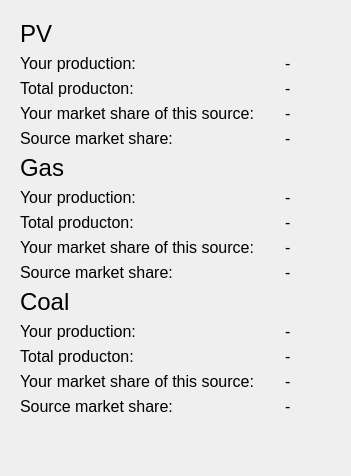
                    <widget class="QWidget" name="tab_sources">
                     <attribute name="title">
                      <string>Sources</string>
                     </attribute>
                     <layout class="QVBoxLayout" name="verticalLayout_34">
                      <item>
                       <layout class="QHBoxLayout" name="info_round_results_horizontalLayout_sources">
                        <item>
                         <widget class="QFrame" name="frame">
                          <property name="minimumSize">
                           <size>
                            <width>50</width>
                            <height>50</height>
                           </size>
                          </property>
                          <property name="frameShape">
                           <enum>QFrame::NoFrame</enum>
                          </property>
                          <property name="frameShadow">
                           <enum>QFrame::Raised</enum>
                          </property>
                          <layout class="QVBoxLayout" name="verticalLayout_35">
                           <item>
                            <widget class="QLabel" name="label_40">
                             <property name="font">
                              <font>
                               <pointsize>18</pointsize>
                              </font>
                             </property>
                             <property name="text">
                              <string>PV</string>
                             </property>
                            </widget>
                           </item>
                           <item>
                            <layout class="QGridLayout" name="gridLayout_4">
                             <property name="horizontalSpacing">
                              <number>30</number>
                             </property>
                             <item row="1" column="0">
                              <widget class="QLabel" name="label_69">
                               <property name="font">
                                <font>
                                 <pointsize>12</pointsize>
                                </font>
                               </property>
                               <property name="text">
                                <string>Total producton:</string>
                               </property>
                              </widget>
                             </item>
                             <item row="1" column="1">
                              <widget class="QLabel" name="info_sources_label_total_production_pv">
                               <property name="font">
                                <font>
                                 <pointsize>12</pointsize>
                                </font>
                               </property>
                               <property name="text">
                                <string>-</string>
                               </property>
                              </widget>
                             </item>
                             <item row="2" column="0">
                              <widget class="QLabel" name="label_75">
                               <property name="font">
                                <font>
                                 <pointsize>12</pointsize>
                                </font>
                               </property>
                               <property name="text">
                                <string>Your market share of this source:</string>
                               </property>
                              </widget>
                             </item>
                             <item row="3" column="0">
                              <widget class="QLabel" name="label_76">
                               <property name="font">
                                <font>
                                 <pointsize>12</pointsize>
                                </font>
                               </property>
                               <property name="text">
                                <string>Source market share:</string>
                               </property>
                              </widget>
                             </item>
                             <item row="2" column="1">
                              <widget class="QLabel" name="info_sources_label_your_market_share_pv">
                               <property name="font">
                                <font>
                                 <pointsize>12</pointsize>
                                </font>
                               </property>
                               <property name="text">
                                <string>-</string>
                               </property>
                              </widget>
                             </item>
                             <item row="0" column="1">
                              <widget class="QLabel" name="info_sources_label_your_production_pv">
                               <property name="font">
                                <font>
                                 <pointsize>12</pointsize>
                                </font>
                               </property>
                               <property name="text">
                                <string>-</string>
                               </property>
                              </widget>
                             </item>
                             <item row="0" column="0">
                              <widget class="QLabel" name="label_61">
                               <property name="font">
                                <font>
                                 <pointsize>12</pointsize>
                                </font>
                               </property>
                               <property name="text">
                                <string>Your production:</string>
                               </property>
                              </widget>
                             </item>
                             <item row="3" column="1">
                              <widget class="QLabel" name="info_sources_label_source_market_share_pv">
                               <property name="font">
                                <font>
                                 <pointsize>12</pointsize>
                                </font>
                               </property>
                               <property name="text">
                                <string>-</string>
                               </property>
                              </widget>
                             </item>
                            </layout>
                           </item>
                           <item>
                            <widget class="QLabel" name="label_93">
                             <property name="font">
                              <font>
                               <pointsize>18</pointsize>
                              </font>
                             </property>
                             <property name="text">
                              <string>Gas</string>
                             </property>
                            </widget>
                           </item>
                           <item>
                            <layout class="QGridLayout" name="gridLayout_7">
                             <property name="horizontalSpacing">
                              <number>30</number>
                             </property>
                             <item row="1" column="0">
                              <widget class="QLabel" name="label_102">
                               <property name="font">
                                <font>
                                 <pointsize>12</pointsize>
                                </font>
                               </property>
                               <property name="text">
                                <string>Total producton:</string>
                               </property>
                              </widget>
                             </item>
                             <item row="1" column="1">
                              <widget class="QLabel" name="info_sources_label_total_production_gas">
                               <property name="font">
                                <font>
                                 <pointsize>12</pointsize>
                                </font>
                               </property>
                               <property name="text">
                                <string>-</string>
                               </property>
                              </widget>
                             </item>
                             <item row="2" column="0">
                              <widget class="QLabel" name="label_104">
                               <property name="font">
                                <font>
                                 <pointsize>12</pointsize>
                                </font>
                               </property>
                               <property name="text">
                                <string>Your market share of this source:</string>
                               </property>
                              </widget>
                             </item>
                             <item row="3" column="0">
                              <widget class="QLabel" name="label_105">
                               <property name="font">
                                <font>
                                 <pointsize>12</pointsize>
                                </font>
                               </property>
                               <property name="text">
                                <string>Source market share:</string>
                               </property>
                              </widget>
                             </item>
                             <item row="2" column="1">
                              <widget class="QLabel" name="info_sources_label_your_market_share_gas">
                               <property name="font">
                                <font>
                                 <pointsize>12</pointsize>
                                </font>
                               </property>
                               <property name="text">
                                <string>-</string>
                               </property>
                              </widget>
                             </item>
                             <item row="0" column="1">
                              <widget class="QLabel" name="info_sources_label_your_production_gas">
                               <property name="font">
                                <font>
                                 <pointsize>12</pointsize>
                                </font>
                               </property>
                               <property name="text">
                                <string>-</string>
                               </property>
                              </widget>
                             </item>
                             <item row="0" column="0">
                              <widget class="QLabel" name="label_109">
                               <property name="font">
                                <font>
                                 <pointsize>12</pointsize>
                                </font>
                               </property>
                               <property name="text">
                                <string>Your production:</string>
                               </property>
                              </widget>
                             </item>
                             <item row="3" column="1">
                              <widget class="QLabel" name="info_sources_label_source_market_share_gas">
                               <property name="font">
                                <font>
                                 <pointsize>12</pointsize>
                                </font>
                               </property>
                               <property name="text">
                                <string>-</string>
                               </property>
                              </widget>
                             </item>
                            </layout>
                           </item>
                           <item>
                            <widget class="QLabel" name="label_112">
                             <property name="font">
                              <font>
                               <pointsize>18</pointsize>
                              </font>
                             </property>
                             <property name="text">
                              <string>Coal</string>
                             </property>
                            </widget>
                           </item>
                           <item>
                            <layout class="QGridLayout" name="gridLayout_8">
                             <property name="horizontalSpacing">
                              <number>30</number>
                             </property>
                             <item row="1" column="0">
                              <widget class="QLabel" name="label_113">
                               <property name="font">
                                <font>
                                 <pointsize>12</pointsize>
                                </font>
                               </property>
                               <property name="text">
                                <string>Total producton:</string>
                               </property>
                              </widget>
                             </item>
                             <item row="1" column="1">
                              <widget class="QLabel" name="info_sources_label_total_production_coal">
                               <property name="font">
                                <font>
                                 <pointsize>12</pointsize>
                                </font>
                               </property>
                               <property name="text">
                                <string>-</string>
                               </property>
                              </widget>
                             </item>
                             <item row="2" column="0">
                              <widget class="QLabel" name="label_117">
                               <property name="font">
                                <font>
                                 <pointsize>12</pointsize>
                                </font>
                               </property>
                               <property name="text">
                                <string>Your market share of this source:</string>
                               </property>
                              </widget>
                             </item>
                             <item row="3" column="0">
                              <widget class="QLabel" name="label_118">
                               <property name="font">
                                <font>
                                 <pointsize>12</pointsize>
                                </font>
                               </property>
                               <property name="text">
                                <string>Source market share:</string>
                               </property>
                              </widget>
                             </item>
                             <item row="2" column="1">
                              <widget class="QLabel" name="info_sources_label_your_market_share_coal">
                               <property name="font">
                                <font>
                                 <pointsize>12</pointsize>
                                </font>
                               </property>
                               <property name="text">
                                <string>-</string>
                               </property>
                              </widget>
                             </item>
                             <item row="0" column="1">
                              <widget class="QLabel" name="info_sources_label_your_production_coal">
                               <property name="font">
                                <font>
                                 <pointsize>12</pointsize>
                                </font>
                               </property>
                               <property name="text">
                                <string>-</string>
                               </property>
                              </widget>
                             </item>
                             <item row="0" column="0">
                              <widget class="QLabel" name="label_121">
                               <property name="font">
                                <font>
                                 <pointsize>12</pointsize>
                                </font>
                               </property>
                               <property name="text">
                                <string>Your production:</string>
                               </property>
                              </widget>
                             </item>
                             <item row="3" column="1">
                              <widget class="QLabel" name="info_sources_label_source_market_share_coal">
                               <property name="font">
                                <font>
                                 <pointsize>12</pointsize>
                                </font>
                               </property>
                               <property name="text">
                                <string>-</string>
                               </property>
                              </widget>
                             </item>
                            </layout>
                           </item>
                           <item>
                            <spacer name="verticalSpacer_15">
                             <property name="orientation">
                              <enum>Qt::Vertical</enum>
                             </property>
                             <property name="sizeHint" stdset="0">
                              <size>
                               <width>20</width>
                               <height>40</height>
                              </size>
                             </property>
                            </spacer>
                           </item>
                          </layout>
                         </widget>
                        </item>
                        <item>
                         <spacer name="horizontalSpacer_21">
                          <property name="orientation">
                           <enum>Qt::Horizontal</enum>
                          </property>
                          <property name="sizeHint" stdset="0">
                           <size>
                            <width>40</width>
                            <height>20</height>
                           </size>
                          </property>
                         </spacer>
                        </item>
                       </layout>
                      </item>
                     </layout>
                    </widget>
